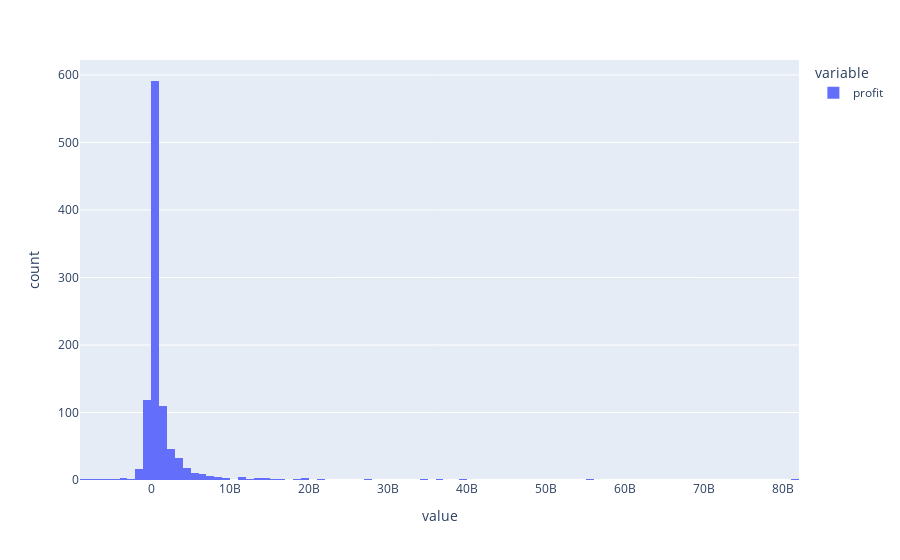

Notebook code cell kept with this figure:
### Code cell
# plotly express histogram
px.histogram(fortune.profit, nbins=100) #60% of my companies are between 0 -1B, 13% are in the negative, 11% between 1 and 2B

### Figure 1 — Plotly figure (JSON) as saved in the notebook; plotly's stock layout.template omitted (floating-point values rounded to 4 significant figures; data arrays with more than 128 entries replaced by an {"elided": "..."} marker saying what was removed)
{"data": [{"alignmentgroup": "True", "bingroup": "x", "hovertemplate": "variable=profit<br>value=%{x}<br>count=%{y}<extra></extra>", "legendgroup": "profit", "marker": {"color": "#636efa", "pattern": {"shape": ""}}, "name": "profit", "nbinsx": 100, "offsetgroup": "profit", "orientation": "v", "showlegend": true, "type": "histogram", "x": {"elided": "1000 float values"}, "xaxis": "x", "yaxis": "y"}], "layout": {"barmode": "relative", "legend": {"title": {"text": "variable"}, "tracegroupgap": 0}, "margin": {"t": 60}, "xaxis": {"anchor": "y", "domain": [0, 1], "title": {"text": "value"}}, "yaxis": {"anchor": "x", "domain": [0, 1], "title": {"text": "count"}}}}
